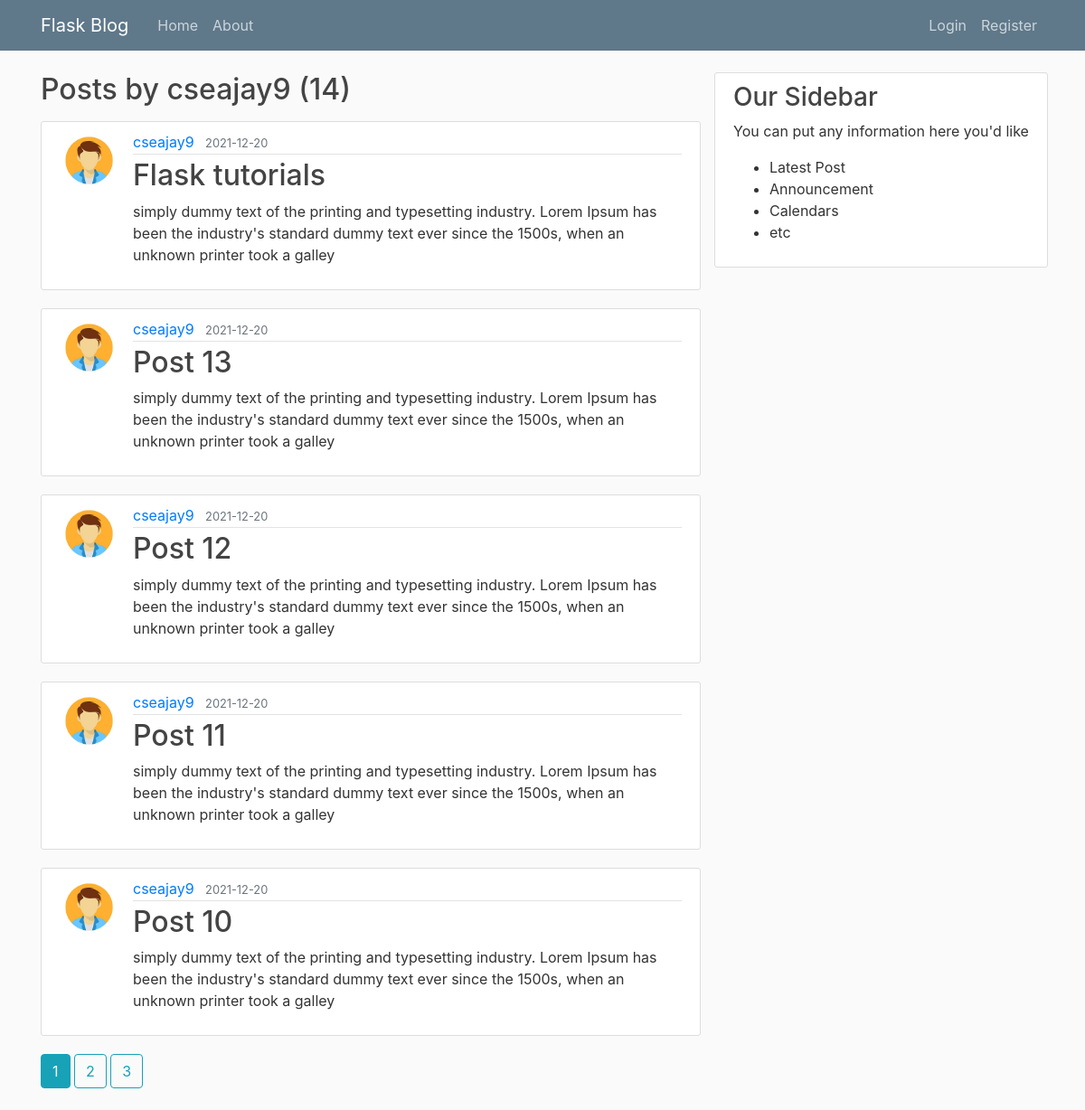
/user/cseajay9, run on the app's committed database.
### flaskblog/models.py (models this page shows, shortened)
class User(db.Model, UserMixin):
    id = db.Column(db.Integer, primary_key=True)
    username = db.Column(db.String(20), unique=True, nullable=False)
    email = db.Column(db.String(120), unique=True, nullable=False)
    image_file = db.Column(db.String(20), nullable=False, default='default.jpg')
    password = db.Column(db.String(60), nullable=False)
    posts = db.relationship('Post', backref='author', lazy=True)

class Post(db.Model):
    id = db.Column(db.Integer, primary_key=True)
    title = db.Column(db.String(100), nullable=False)
    date_posted = db.Column(db.DateTime, nullable=False, default =datetime.utcnow)
    content = db.Column(db.Text, nullable=False)
    user_id = db.Column(db.Integer, db.ForeignKey('user.id'), nullable=False)

### flaskblog/routes.py (the view)
@app.route("/user/<string:username>")
def user_posts(username):
    page = request.args.get('page', 1, type=int)
    user = User.query.filter_by(username=username).first_or_404()
    posts = Post.query.filter_by(author=user)\
        .order_by(Post.date_posted.desc())\
        .paginate(page=page, per_page=5)
    return render_template('user_posts.html', posts=posts, user=user)

### flaskblog/templates/user_posts.html
{% extends "layout.html" %}
{% block content%}
    <h2 class="mb-3"> Posts by {{ user.username }} ({{ posts.total }})</h2>
    {% for post in posts.items %}
        <article class="media content-section">
              <img class="rounded-circle article-img" src=" {{ url_for('static', filename='profile_pics/' + post.author.image_file) }}" alt="">
              <div class="media-body">
                <div class="article-metadata">
                  <a class="mr-2" href="{{ url_for('user_posts', username=post.author.username) }}">{{ post.author.username }}</a>
                  <small class="text-muted">{{ post.date_posted.strftime('%Y-%m-%d') }}</small>
                </div>
                <h2><a class="article-title" href=" {{ url_for('post', post_id=post.id) }}">{{ post.title }}</a></h2>
                <p class="article-content">{{ post.content }}</p>
              </div>
        </article>
    {% endfor %}
    {% for page_num in posts.iter_pages(left_edge=1, right_edge=1, left_current=1, right_current=2) %}
        {% if page_num %}
            {% if posts.page == page_num %}
                    <a class="btn btn-info mb-4" href=" {{ url_for('user_posts', username=user.username, page=page_num) }}"> {{ page_num }}</a>
            {% else %}
                    <a class="btn btn-outline-info mb-4" href=" {{ url_for('user_posts', username=user.username, page=page_num) }}"> {{ page_num }}</a>
            {% endif %}
        {% else %}
            ...
        {% endif %}
    {% endfor %}
{% endblock content %}

### flaskblog/templates/layout.html (shortened to what this page needs)
<!DOCTYPE html>
<html>
<head>
    <link rel="stylesheet" href="https://stackpath.bootstrapcdn.com/bootstrap/4.3.1/css/bootstrap.min.css">
    <link rel="stylesheet" type="text/css" href="{{ url_for('static',filename='main.css') }}">
</head>
<body>
       <header class="site-header">
          <nav class="navbar navbar-expand-md navbar-dark bg-steel fixed-top">
            <div class="container">
              <a class="navbar-brand mr-4" href="/">Flask Blog</a>
              <div class="collapse navbar-collapse" id="navbarToggle">
                <div class="navbar-nav mr-auto">
                  <a class="nav-item nav-link" href=" {{ url_for('home')}}">Home</a>
                  <a class="nav-item nav-link" href=" {{ url_for('about') }}">About</a>
                </div>
                <div class="navbar-nav">
                    {% if current_user.is_authenticated  %}
                            <a class="nav-item nav-link" href="{{ url_for('new_post')}}">New Post</a>
                            <a class="nav-item nav-link" href="{{ url_for('account')}}">Account</a>
                            <a class="nav-item nav-link" href="{{ url_for('logout')}}">Logout</a>
                    {% else %}
                          <a class="nav-item nav-link" href="{{ url_for('login')}}">Login</a>
                          <a class="nav-item nav-link" href="{{ url_for('register')}}">Register</a>
                    {% endif %}
                </div>
              </div>
            </div>
          </nav>
        </header>
    <main role="main" class="container">
        <div class="row">
            <div class="col-md-8">
                {% block content %} {% endblock %}
            </div>
            <div class="cold-md-4">
                <div class="content-section">
                    <h3>Our Sidebar</h3>
                    <p class="'text-muted"> You can put any information here you'd like
                        <ul>
                            <li> Latest Post</li>
                            <li>Announcement</li>
                            <li>Calendars</li>
                            <li>etc</li>
                        </ul>
                    </p>
                </div>
            </div>
        </div>
    </main>
</body>
</html>

### flaskblog/static/main.css (style rules this page uses)
body { background: #fafafa; color: #333333; margin-top: 5rem; }
h1, h2, h3, h4, h5, h6 { color: #444444; }
.bg-steel { background-color: #5f788a; }
.site-header .navbar-nav .nav-link { color: #cbd5db; }
.content-section { background: #ffffff; padding: 10px 20px; border: 1px solid #dddddd; border-radius: 3px; margin-bottom: 20px; }
.article-title { color: #444444; }
.article-content { white-space: pre-line; }
.article-img { height: 65px; width: 65px; margin-right: 16px; }
.article-metadata { padding-bottom: 1px; margin-bottom: 4px; border-bottom: 1px solid #e3e3e3 }

### data on the page
User: username "cseajay9"
Post: image_file (placeholder picture), author.username "cseajay9", date_posted "2021-12-20", title "Flask tutorials", content "simply dummy text of the printing and typesetting industry. Lorem Ipsum has been the industry's standard dummy text ever since the 1500s, when an unknown printer took a galley"
Post: image_file (placeholder picture), author.username "cseajay9", date_posted "2021-12-20", title "Post 13", content "simply dummy text of the printing and typesetting industry. Lorem Ipsum has been the industry's standard dummy text ever since the 1500s, when an unknown printer took a galley"
Post: image_file (placeholder picture), author.username "cseajay9", date_posted "2021-12-20", title "Post 12", content "simply dummy text of the printing and typesetting industry. Lorem Ipsum has been the industry's standard dummy text ever since the 1500s, when an unknown printer took a galley"
Post: image_file (placeholder picture), author.username "cseajay9", date_posted "2021-12-20", title "Post 11", content "simply dummy text of the printing and typesetting industry. Lorem Ipsum has been the industry's standard dummy text ever since the 1500s, when an unknown printer took a galley"
Post: image_file (placeholder picture), author.username "cseajay9", date_posted "2021-12-20", title "Post 10", content "simply dummy text of the printing and typesetting industry. Lorem Ipsum has been the industry's standard dummy text ever since the 1500s, when an unknown printer took a galley"

### other printed values
{{ posts.total }} "14"
{{ page_num }} "1"
{{ page_num }} "2" "3"
